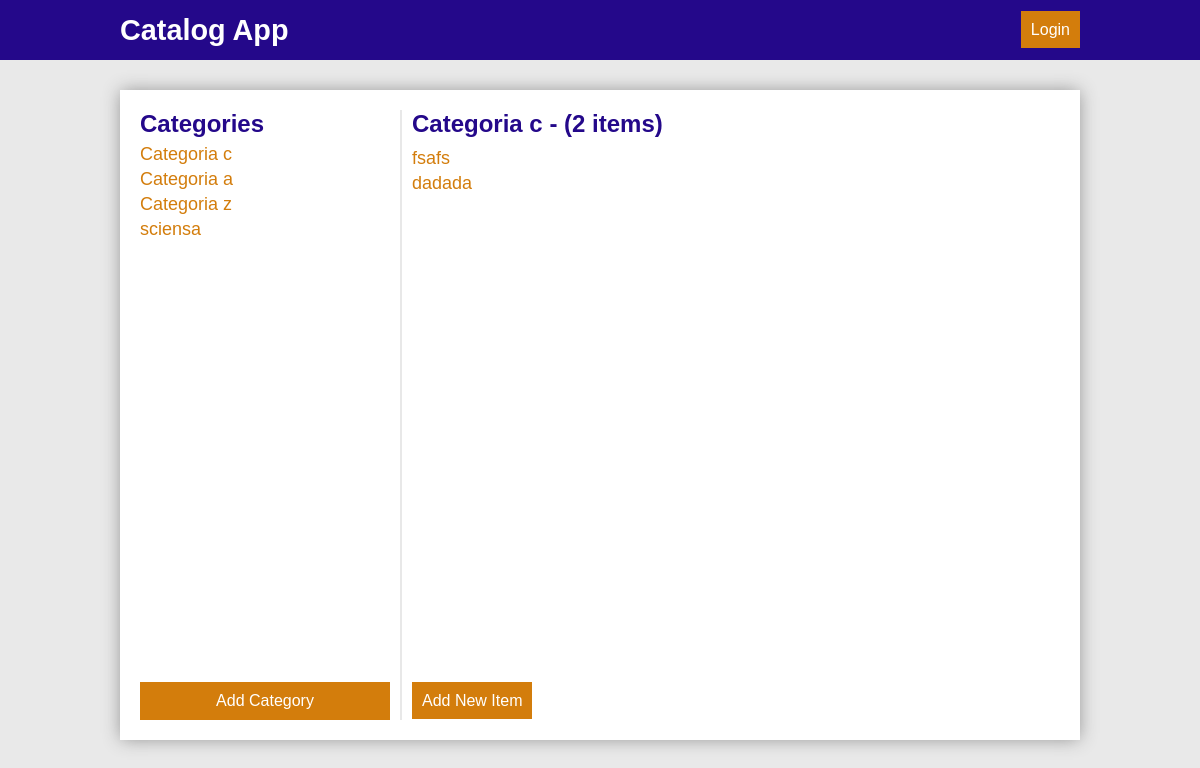
The page /catalog/1/items on the database its author committed.
### models.py (models this page shows, shortened)
class Category(Base):
    __tablename__ = 'category'
    id = Column(Integer, primary_key=True)
    title = Column(String(120), nullable=False)
    user_id = Column(Integer, ForeignKey('user.id'))
    user = relationship(User)
    created_at = Column(TIMESTAMP, default=datetime.utcnow, nullable=False)
    updated_at = Column(TIMESTAMP, default=datetime.utcnow,
                        onupdate=datetime.utcnow, nullable=False)

class Item(Base):
    __tablename__ = 'item'
    id = Column(Integer, primary_key=True)
    title = Column(String(120), nullable=False)
    description = Column(String(400), nullable=False)
    user_id = Column(Integer, ForeignKey('user.id'))
    user = relationship(User)
    created_at = Column(TIMESTAMP, default=datetime.utcnow, nullable=False)
    updated_at = Column(TIMESTAMP, default=datetime.utcnow,
                        onupdate=datetime.utcnow, nullable=False)
    categoryId = Column(Integer, ForeignKey('category.id'))
    category = relationship(Category)

### main.py (the view)
@app.route("/catalog/<int:categoryId>/items")
def showCatalogItems(categoryId):
    categories = crud.getAllCategories()
    items = crud.getItemsByCategory(categoryId)
    category = crud.getCategoryById(categoryId)
    logged = userIsLogged()
    owner = userIsOwner(category) if logged else False
    return render_template('items.html', categories=categories, items=items, itemsCount=len(items), category=category, logged=logged, owner=owner)  # noqa

### crud.py (called while the page is built)
def getAllCategories():
    return session.query(Category).all()

def getItemsByCategory(categoryId):
    return session.query(Item).order_by(
        Item.created_at).filter_by(categoryId=categoryId).all()

def getCategoryById(categoryId):
    return session.query(Category).filter_by(id=categoryId).one()

### main.py (called while the page is built)
@app.before_request
def getCurrentUser():
    if 'email' in login_session:
        user = crud.getUserByEmail(login_session['email'])
        if user is not None:
            g.user = user
            g.userId = user.id
            g.userName = user.name
            g.userPicture = user.picture
            g.userEmail = user.email
    else:
        g.user = None

def userIsLogged():
    return False if 'username' not in login_session else True

### templates/items.html (shortened to what this page needs)
{% extends "layout.html" %} {% block title %}Index{% endblock %} {% block head %} {{ super() }} {% endblock %}{%block navbar%}{{
super() }}{%endblock%}{% block content %}
<aside id="side">
    <div>
        <h3>Categories</h3>
        <ul>
            {% for c in categories %}
            <li>
                <a href="{{url_for('showCatalogItems', categoryTitle = c.title, categoryId = c.id)}}" class="list-item">{{c.title}}</a>
            </li>
            {% endfor %}
        </ul>
    </div>
    <a href="{{url_for('newCategory')}}" class="btn btn-primary">Add Category</a>
</aside>
<div id="line"></div>
<article id="article" class="main">
    <div>
        <div id="top-article">
            <h2>{{category.title}} - ({{itemsCount}} items) </h2>
        </div>
        <ul>
            {% for i in items %}
            <li>
                <a href="{{url_for('showItem', catalogItemId = i.category.id, itemId = i.id)}}" class="list">{{i.title}}
            </li>
            {% endfor %}
        </ul>
    </div>
    <div id="buttons">
        <a href="{{url_for('newItem')}}" class="btn btn-primary">Add New Item</a>
    </div>
</article>
{% endblock %}

### static/style.css (style rules this page uses)
* { box-sizing: border-box; margin: 0; font-family: Verdana, Geneva, Tahoma, sans-serif; }
body { background-color: #e9e9e9; }
ul { padding: 0; list-style-type: none; }
li a { font-size: 18px; text-decoration: none; display: block; color: #d37d0c; margin-bottom: 4px; }
.btn { border: 0em; color: #ffffff; padding: 10px 10px; font-size: 16px; text-decoration: none; color: #ffffff; text-align: center; }
.btn-primary { background-color: #d37d0c; }
.main { min-height: 75vh; }
.main h2 { font-size: 24px; color: #24088a; margin-bottom: 10px; }
.main { font-size: 14px; color: #383838; margin-bottom: 10px; }
#side { display: flex; justify-content: space-between; flex-direction: column; width: 250px; }
#side h3 { font-size: 24px; color: #24088a; margin-bottom: 6px; }
#side li { display: flex; align-items: center; }
#side .list-item { flex-grow: 1; }
#line { width: 2px; background-color: #cccccc73; margin: 0 10px; }
#article { flex-grow: 1; display: flex; justify-content: space-between; flex-direction: column; }
#top-article { display: flex; }

### rows shown on the page
Category: title "Categoria c"
Category: title "Categoria a"
Category: title "Categoria z"
Category: title "sciensa"
Item: title "fsafs"
Item: title "dadada"

### other values the page prints
{{ itemsCount }} "2"
